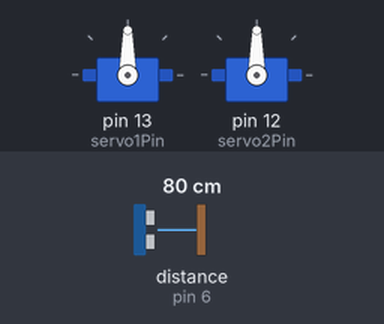
Bench run of a sketch on a simulated Arduino Uno, built with avr-gcc and run on an emulated ATmega328P. Shown: 2 × servo. The test bench sets the inputs (shaded band); at power-on: distance to the obstacle (sensor on pin 6) 80 cm. The echo pulse lasts 58.3 µs per cm; random numbers use the default seed unless the sketch sets one.

Above: at 0.1 s.
At 18.63 s:
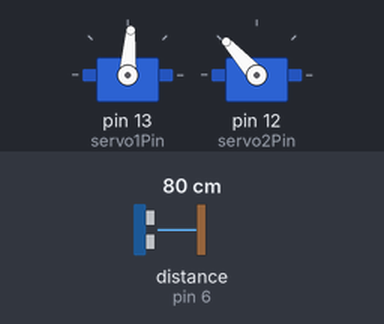
At 28.75 s:
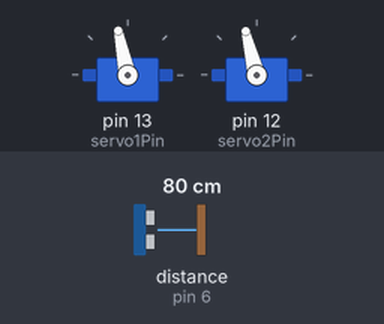
At 39.28 s:
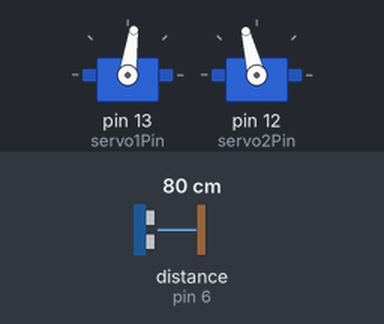
Timing chart, 0 to 40.0 s (numbered marks = the images above):
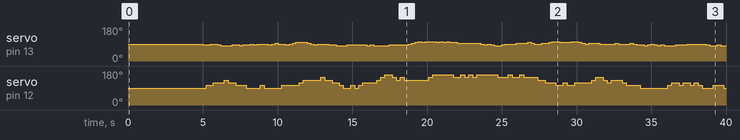

Measured:
- by itself, servo on pin 13 (servo1Pin): 90° → 86° at 5.0 s, → 90° 0.49 s later, → 86° 0.49 s later, → 82° 0.22 s later, … (80 changes in this stretch)
- by itself, servo on pin 12 (servo2Pin): 90° → 104° at 5.2 s, → 118° 0.49 s later, → 132° 0.72 s later, → 118° 0.27 s later, … (64 changes in this stretch)

The sketch:

ReinforcementLearning.ino
```cpp
/*
Author: Andrew August
Date:   10/20/14

This program functions as the "brain" of a reinforcement learning
agent whose goal is to crawl forward using two arms attached to two
servos.
For use in Arduino UNO
*/

#include <Servo.h>
#include <NewPing.h>
#define trigPin 10
#define echoPin 6
#define maxDistance 300
#define servo1Pin 13
#define servo2Pin 12
#define trigPin 10

NewPing ultrasonic(trigPin, echoPin, maxDistance);
Servo servo1;        //lower joint
Servo servo2;        //upper joint

/////////////////////////////////////////////////////////////////////////////////

//Computational parameters
float gamma = 0.75;      //look-ahead weight
float alpha = 0.1;       //"Forgetfulness" weight.  The closer this is to 1 the more weight is given to recent samples.

//Parameters for getAction()
float epsilon;           //epsilon is the probability of choosing an action randomly.  1-epsilon is the probability of choosing the optimal action

//Servo1 parameters
//This servo moves up with increased angle
const int numTheta1States = 6;
float theta1InitialAngle = 90.0;
float theta1Max = 100.0;                          //Can't exceed 110 or else arm will hit bar   //Need theta1Max and theta1Min between 0 and 180
float theta1Min = 80.0;
float deltaTheta1 = (theta1Max - theta1Min)/(float(numTheta1States)-1.0);    //The change in servo1's angle when an action is performed on it
int s1 = int((theta1InitialAngle - theta1Min)/deltaTheta1);                  //This is an integer between zero and numTheta1States-1 used to index the state number of servo1
float delayTime1 = 4.5*deltaTheta1;                                 //The time in ms for the servo to move deltaTheta1

//Servo2 parameters
//This servo moves down with increased angle
const int numTheta2States = 6;
float theta2InitialAngle = 90.0;
float theta2Max = 160.0;                        //Need theta2Max and theta2Min between 0 and 180
float theta2Min = 90.0;
float deltaTheta2 = (theta2Max - theta2Min)/(float(numTheta2States)-1.0);    //The change in servo2's angle when an action is performed on it
int s2 = int((theta2InitialAngle - theta2Min)/deltaTheta2);                  //This is an integer between zero and numTheta2States-1 used to index the state number of servo2
float delayTime2 = 4.5*deltaTheta2;

//Initialize Q to zeros
const int numStates = numTheta1States*numTheta2States;
const int numActions = 4;
float Q[numStates][numActions];

//Initialize the state number. The state number is calculated using the theta1 state number and
//the theta2 state number.  This is the row index of the state in the matrix Q. Starts indexing at 0.
int s = int(s1*numTheta2States + s2);
int sPrime = s;

//Initialize vars for getDeltaDistanceRolled()
float distanceNew = 0.0;
float distanceOld = 0.0;
float deltaDistance = 0.0;

//These get used in the main loop
float r = 0.0;
float lookAheadValue = 0.0;
float sample = 0.0;
int a = 0;

void setup(){
  servo1.attach(servo1Pin);
  servo2.attach(servo2Pin);
  servo1.write(theta1InitialAngle);
  servo2.write(theta2InitialAngle);
  delay(5000);
}

//Returns an action 0, 1, 2, or 3
int getAction(){
  int action;
  float valMax = -10000000.0;
  float val;
  int aMax;
  float randVal;
  int allowedActions[4] = {-1, -1, -1, -1};  //-1 if action of the index takes you outside the state space.  +1 otherwise
  boolean randomActionFound = false;

  //find the optimal action.  Exclude actions that take you outside the allowed-state space.
  if((s1 + 1) != numTheta1States){
    allowedActions[0] = 1;
    val = Q[s][0];
    if(val > valMax){
      valMax = val;
      aMax = 0;
    }
  }
  if(s1 != 0){
    allowedActions[1] = 1;
    val = Q[s][1];
    if(val > valMax){
      valMax = val;
      aMax = 1;
    }
  }
  if((s2 + 1) != numTheta2States){
    allowedActions[2] = 1;
    val = Q[s][2];
    if(val > valMax){
      valMax = val;
      aMax = 2;
    }
  }
  if(s2 != 0){
    allowedActions[3] = 1;
    val = Q[s][3];
    if(val > valMax){
      valMax = val;
      aMax = 3;
    }
  }

  //implement epsilon greedy
  randVal = float(random(0,101));
  if(randVal < (1.0-epsilon)*100.0){    //choose the optimal action with probability 1-epsilon
    action = aMax;
  }else{
    while(!randomActionFound){
      action = int(random(0,4));        //otherwise pick an action between 0 and 3 randomly (inclusive), but don't use actions that take you outside the state-space
      if(allowedActions[action] == 1){
        randomActionFound = true;
      }
    }
  }
  return(action);
}

//Given a and the global(s) find the next state.  Also keep track of the individual joint indexes s1 and s2.
void setSPrime(int action){
  if (action == 0){
    //joint1++
    sPrime = s + numTheta2States;
    s1++;
  }else if (action == 1){
    //joint1--
    sPrime = s - numTheta2States;
    s1--;
  }else if (action == 2){
    //joint2++
    sPrime = s + 1;
    s2++;
  }else{
    //joint2--
    sPrime = s - 1;
    s2--;
  }
}


//Update the position of the servos (this is the physical state transition command)
void setPhysicalState(int action){
  float currentAngle;
  float finalAngle;
  if (action == 0){
    currentAngle = servo1.read();
    finalAngle = currentAngle + deltaTheta1;
    servo1.write(finalAngle);
    delay(delayTime1);
  }else if (action == 1){
    currentAngle = servo1.read();
    finalAngle = currentAngle - deltaTheta1;
    servo1.write(finalAngle);
    delay(delayTime1);
  }else if (action == 2){
    currentAngle = servo2.read();
    finalAngle = currentAngle + deltaTheta2;
    servo2.write(finalAngle);
    delay(delayTime2);
  }else{
    currentAngle = servo2.read();
    finalAngle = currentAngle - deltaTheta2;
    servo2.write(finalAngle);
    delay(delayTime2);
  }
}


//Get the reward using the distance the agent has moved since the last call
float getDeltaDistanceRolled(){
  //get current distance
  distanceNew = float(ultrasonic.ping());
  deltaDistance = distanceNew - distanceOld;
  if (abs(deltaDistance) < 57.0 || abs(deltaDistance) > 230.0){         //don't count noise
    deltaDistance = 0.0;
  }
  distanceOld = distanceNew;
  return deltaDistance;
}


//Get max over a' of Q(s',a'), but be careful not to look at actions which take the agent outside of the allowed state space
float getLookAhead(){
  float valMax = -100000.0;
  float val;
  if((s1 + 1) != numTheta1States){
    val = Q[sPrime][0];
    if(val > valMax){
      valMax = val;
    }
  }
  if(s1 != 0){
    val = Q[sPrime][1];
    if(val > valMax){
      valMax = val;
    }
  }
  if((s2 + 1) != numTheta2States){
    val = Q[sPrime][2];
    if(val > valMax){
      valMax = val;
    }
  }
  if(s2 != 0){
    val = Q[sPrime][3];
    if(val > valMax){
      valMax = val;
    }
  }
  return valMax;
}

void printQ(){
  for(int i=0; i<numStates; i++){
    for(int j=0; j<numActions; j++){
      Serial.print(Q[i][j]);
      Serial.print(" ");
    }
    Serial.println(" ");
  }
  Serial.println(" ");
}

void initializeQ(){
  for(int i=0; i<numStates; i++){
    for(int j=0; j<numActions; j++){
      Q[i][j] = 10.0;               //Initialize to a positive number to represent optimism over all state-actions
    }
  }
}

/////////////////////////////////////////////////////////////////////////////////

const int rollDelay = 200;                   //allow time for the agent to roll after it sets its physical state
const float explorationMinutes = 1.0;        //the desired exploration time in minutes
const float explorationConst = (explorationMinutes*60.0)/((float(rollDelay))/1000.0);  //this is the approximate exploration time in units of number of times through the loop

int t = 0;
void loop(){
  t++;
  epsilon = exp(-float(t)/explorationConst);
  a = getAction();           //a is beween 0 and 3
  setSPrime(a);              //this also updates s1 and s2.
  setPhysicalState(a);
  delay(rollDelay);                      //put a delay after the physical action occurs so the agent has time to move/roll before measuring the new position (before calling getDeltaDistanceRolled)
  r = getDeltaDistanceRolled();
  lookAheadValue = getLookAhead();
  sample = r + gamma*lookAheadValue;
  Q[s][a] = Q[s][a] + alpha*(sample - Q[s][a]);
  s = sPrime;

  if(t == 2){                //need to reset Q at the beginning since a spurious value arises at the first initialization (something from the rangefinder..)
    initializeQ();
  }

  //if(t == int(explorationConst)){
  //  printQ();
  //}
}
```
